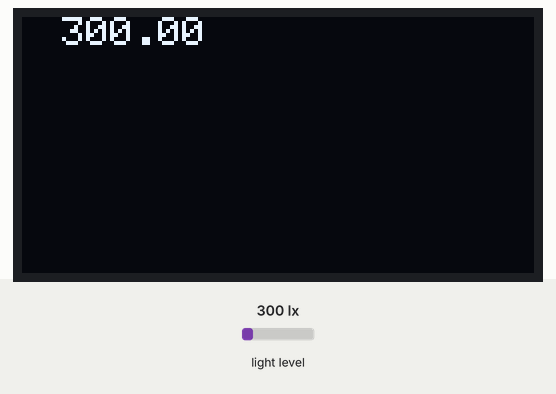
Simulated run of this sketch. Board: Arduino Uno, built with avr-gcc and run on an emulated ATmega328P. Parts: 128×64 one-colour display. The inputs (shaded band) are chosen by the test bench; at power-on: light level 300 lx. What the sketch prints to the serial monitor is not drawn.

Above: at 1.8 s.
1.9 s: light level set to 40 lx
At 3.2 s:
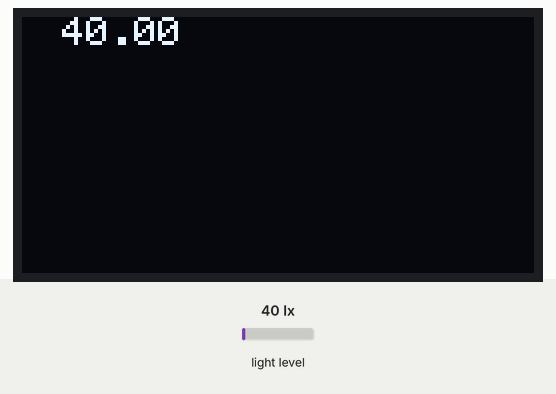
3.6 s: light level set to 500 lx
At 4.4 s:
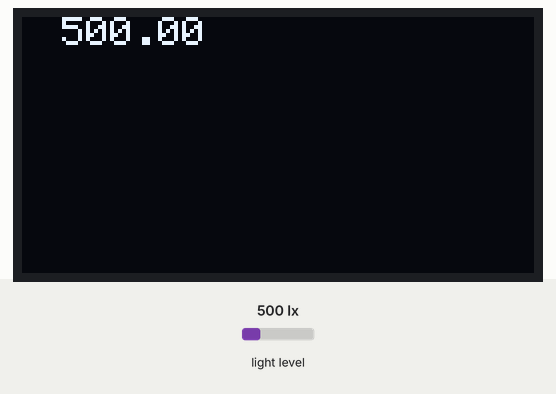
5.6 s: light level set to 1000 lx
At 6.9 s:
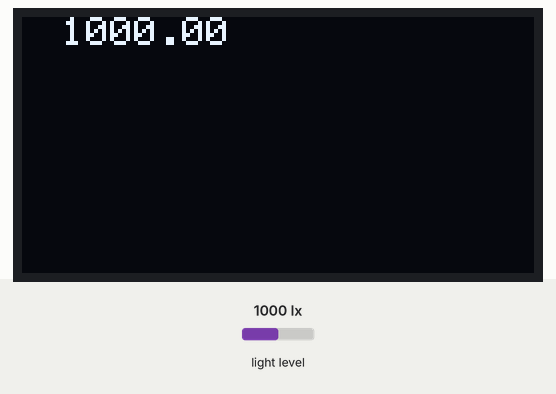
Timing chart, 0 to 8.6 s (numbered marks = the images above; inputs shaded):
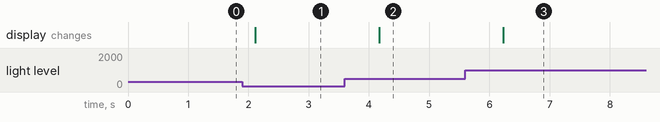

The sketch:

OLED2.ino
```cpp
#include<Wire.h>
#include<BH1750.h>
#include <Adafruit_GFX.h>
#include <Adafruit_SSD1306.h>
#define SCREEN_WIDTH 128 // OLED display width, in pixels
#define SCREEN_HEIGHT 64 // OLED display height, in pixels
#define OLED_RESET    LED_BUILTIN
Adafruit_SSD1306 display(SCREEN_WIDTH, SCREEN_HEIGHT, &Wire, OLED_RESET);

BH1750 lightMeter;
void setup() {
  // put your setup code here, to run once:
Wire.begin();
lightMeter.begin();
display.begin(SSD1306_SWITCHCAPVCC,0x3C);
display.clearDisplay();
display.setTextSize(1);
display.setTextColor(SSD1306_WHITE);
Serial.begin(9600);

}

void loop() {
  // put your main code here, to run repeatedly:
float lux=lightMeter.readLightLevel();
Serial.println(lux);
display.clearDisplay();
display.setCursor(10,0);
display.print(lux);
display.print("  ");
display.display();
delay(1000);
}
```

Measured:
- after the input at 1.9 s, the display: changes after 0.22 s (image 1)
- after the input at 3.6 s, the display: changes after 0.57 s (image 2)
- after the input at 5.6 s, the display: changes after 0.63 s (image 3)
